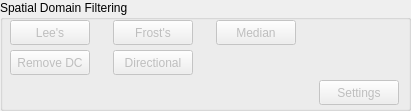
   <widget class="QGroupBox" name="panelSpacefilt">
    <property name="geometry">
     <rect>
      <x>480</x>
      <y>540</y>
      <width>411</width>
      <height>111</height>
     </rect>
    </property>
    <property name="title">
     <string>Spatial Domain Filtering</string>
    </property>
    <widget class="QPushButton" name="pbMedianfilt">
     <property name="enabled">
      <bool>false</bool>
     </property>
     <property name="geometry">
      <rect>
       <x>216</x>
       <y>20</y>
       <width>80</width>
       <height>25</height>
      </rect>
     </property>
     <property name="sizePolicy">
      <sizepolicy hsizetype="Preferred" vsizetype="Preferred">
       <horstretch>1</horstretch>
       <verstretch>1</verstretch>
      </sizepolicy>
     </property>
     <property name="text">
      <string>Median</string>
     </property>
    </widget>
    <widget class="QPushButton" name="pbLeefilt">
     <property name="enabled">
      <bool>false</bool>
     </property>
     <property name="geometry">
      <rect>
       <x>10</x>
       <y>20</y>
       <width>80</width>
       <height>25</height>
      </rect>
     </property>
     <property name="sizePolicy">
      <sizepolicy hsizetype="Preferred" vsizetype="Preferred">
       <horstretch>1</horstretch>
       <verstretch>1</verstretch>
      </sizepolicy>
     </property>
     <property name="text">
      <string>Lee's</string>
     </property>
    </widget>
    <widget class="QPushButton" name="pbRemoveDC">
     <property name="enabled">
      <bool>false</bool>
     </property>
     <property name="geometry">
      <rect>
       <x>10</x>
       <y>50</y>
       <width>80</width>
       <height>25</height>
      </rect>
     </property>
     <property name="sizePolicy">
      <sizepolicy hsizetype="Preferred" vsizetype="Preferred">
       <horstretch>1</horstretch>
       <verstretch>1</verstretch>
      </sizepolicy>
     </property>
     <property name="text">
      <string>Remove DC</string>
     </property>
    </widget>
    <widget class="QPushButton" name="pbFrostfilt">
     <property name="enabled">
      <bool>false</bool>
     </property>
     <property name="geometry">
      <rect>
       <x>113</x>
       <y>20</y>
       <width>80</width>
       <height>25</height>
      </rect>
     </property>
     <property name="sizePolicy">
      <sizepolicy hsizetype="Preferred" vsizetype="Preferred">
       <horstretch>1</horstretch>
       <verstretch>1</verstretch>
      </sizepolicy>
     </property>
     <property name="text">
      <string>Frost's</string>
     </property>
    </widget>
    <widget class="QPushButton" name="pbDirfilt">
     <property name="enabled">
      <bool>false</bool>
     </property>
     <property name="geometry">
      <rect>
       <x>113</x>
       <y>50</y>
       <width>80</width>
       <height>25</height>
      </rect>
     </property>
     <property name="sizePolicy">
      <sizepolicy hsizetype="Preferred" vsizetype="Preferred">
       <horstretch>1</horstretch>
       <verstretch>1</verstretch>
      </sizepolicy>
     </property>
     <property name="text">
      <string>Directional</string>
     </property>
    </widget>
    <widget class="QPushButton" name="pbFiltprm">
     <property name="enabled">
      <bool>false</bool>
     </property>
     <property name="geometry">
      <rect>
       <x>319</x>
       <y>80</y>
       <width>80</width>
       <height>25</height>
      </rect>
     </property>
     <property name="sizePolicy">
      <sizepolicy hsizetype="Preferred" vsizetype="Preferred">
       <horstretch>1</horstretch>
       <verstretch>1</verstretch>
      </sizepolicy>
     </property>
     <property name="text">
      <string>Settings</string>
     </property>
    </widget>
   </widget>
